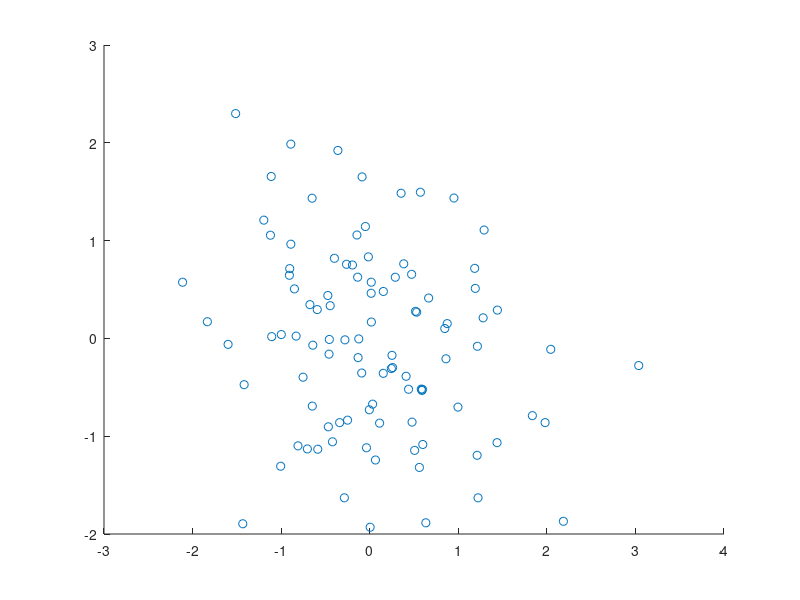
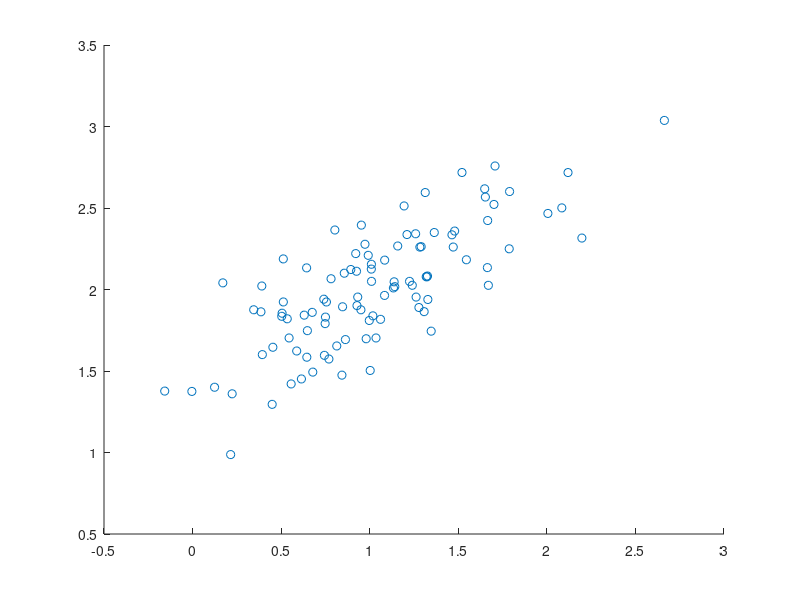

Here is the MATLAB script that generated these plots, in order:
mu = [1;2];
cov = [0.3, 0.2 ; 0.2, 0.2];

L = chol(cov,'lower')
z = randn(2,100);


y = bsxfun(@plus,mu,L * z);


scatter(z(1,:),z(2,:))
figure()
scatter(y(1,:),y(2,:))
